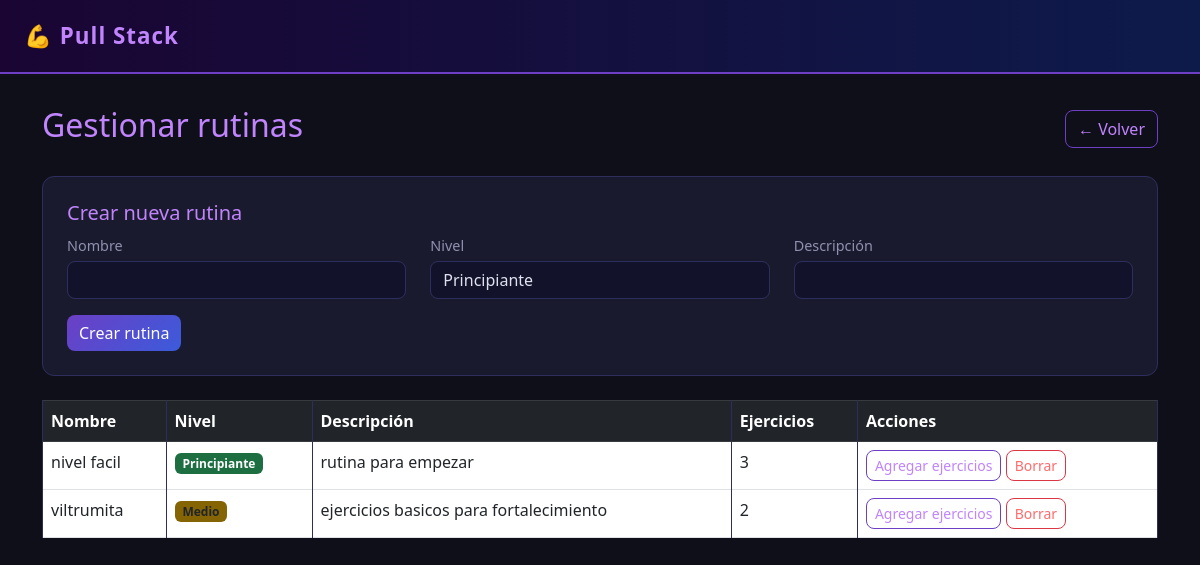
Page /admin/rutinas (signed in) on the committed database.
### models.py (models this page shows)
class Rutina(db.Model):
    id = db.Column(db.Integer, primary_key=True)
    nombre = db.Column(db.String(100), nullable=False)
    nivel = db.Column(db.String(20), nullable=False)  # Principiante, Medio, Avanzado
    descripcion = db.Column(db.Text)
    ejercicios = db.relationship('RutinaEjercicio', backref='rutina', lazy=True)
    encuestas = db.relationship('Encuesta', backref='rutina', lazy=True)

### app.py (the view)
@app.route('/admin/rutinas')
@login_required
def lista_rutinas():
    if not current_user.es_admin:
        return redirect(url_for('dashboard_usuario'))
    rutinas = Rutina.query.all()
    return render_template('rutinas_admin.html', rutinas=rutinas)

### app.py (called while the page is built)
@login_manager.user_loader
def load_user(user_id):
    return Usuario.query.get(int(user_id))

### templates/rutinas_admin.html (shortened to what this page needs)
{% extends "base.html" %}
{% block content %}
<div class="d-flex justify-content-between align-items-center mb-4">
    <h2>Gestionar rutinas</h2>
    <a href="/admin" class="btn btn-outline-dark">← Volver</a>
</div>
<div class="card p-4 mb-4">
    <h5>Crear nueva rutina</h5>
    <form method="POST" action="/admin/rutinas/crear">
        <div class="row">
            <div class="col-md-4 mb-3">
                <label>Nombre</label>
                <input type="text" name="nombre" class="form-control" required>
            </div>
            <div class="col-md-4 mb-3">
                <label>Nivel</label>
                <select name="nivel" class="form-control">
                    <option>Principiante</option>
                </select>
            </div>
            <div class="col-md-4 mb-3">
                <label>Descripción</label>
                <input type="text" name="descripcion" class="form-control">
            </div>
        </div>
        <button type="submit" class="btn btn-dark">Crear rutina</button>
    </form>
</div>
<table class="table table-bordered">
    <thead class="table-dark">
        <tr>
            <th>Nombre</th>
            <th>Nivel</th>
            <th>Descripción</th>
            <th>Ejercicios</th>
            <th>Acciones</th>
        </tr>
    </thead>
    <tbody>
        {% for r in rutinas %}
        <tr>
            <td>{{ r.nombre }}</td>
            <td>
                {% if r.nivel == 'Principiante' %}
                    <span class="badge bg-success">Principiante</span>
                {% elif r.nivel == 'Medio' %}
                    <span class="badge bg-warning text-dark">Medio</span>
                {% else %}
                    <span class="badge bg-danger">Avanzado</span>
                {% endif %}
            </td>
            <td>{{ r.descripcion or '—' }}</td>
            <td>{{ r.ejercicios|length }}</td>
            <td>
                <a href="/admin/rutinas/{{ r.id }}/ejercicios" class="btn btn-sm btn-outline-dark">Agregar ejercicios</a>
                <a href="/admin/rutinas/borrar/{{ r.id }}" class="btn btn-sm btn-outline-danger"
                   onclick="return confirm('¿Borrar esta rutina?')">Borrar</a>
            </td>
        </tr>
        {% endfor %}
    </tbody>
</table>
{% endblock %}

### templates/base.html (style rules this page uses)
body { background-color: #0f0f1a; color: #e0e0f0; font-family: 'Segoe UI', sans-serif; }
.card { background-color: #1a1a2e; border: 1px solid #2e2e5e; border-radius: 12px; color: #e0e0f0; }
.table { color: #e0e0f0; }
.table-dark { background: linear-gradient(90deg, #1a0533, #0d1b4b) !important; }
.table-bordered td, .table-bordered th { border-color: #2e2e5e; }
.btn-dark { background: linear-gradient(135deg, #6c3fc5, #3b5bdb); border: none; border-radius: 8px; color: white; font-weight: 500; }
.btn-outline-dark { border: 1px solid #6c3fc5; color: #c084fc; border-radius: 8px; }
.btn-outline-danger { border: 1px solid #dc3545; color: #ff6b6b; border-radius: 8px; }
.form-control, .form-select { background-color: #12122a; border: 1px solid #2e2e5e; color: #e0e0f0; border-radius: 8px; }
label { color: #9090b0; font-size: 0.9rem; margin-bottom: 4px; }
h2, h4, h5 { color: #c084fc; }
.badge.bg-success { background-color: #1d6f42 !important; }
.badge.bg-warning { background-color: #856404 !important; }

### rows in the picture
Rutina: nombre "nivel facil", nivel "Principiante", descripcion "rutina para empezar", ejercicios|length "3"
Rutina: nombre "viltrumita", nivel "Medio", descripcion "ejercicios basicos para fortalecimiento", ejercicios|length "2"
